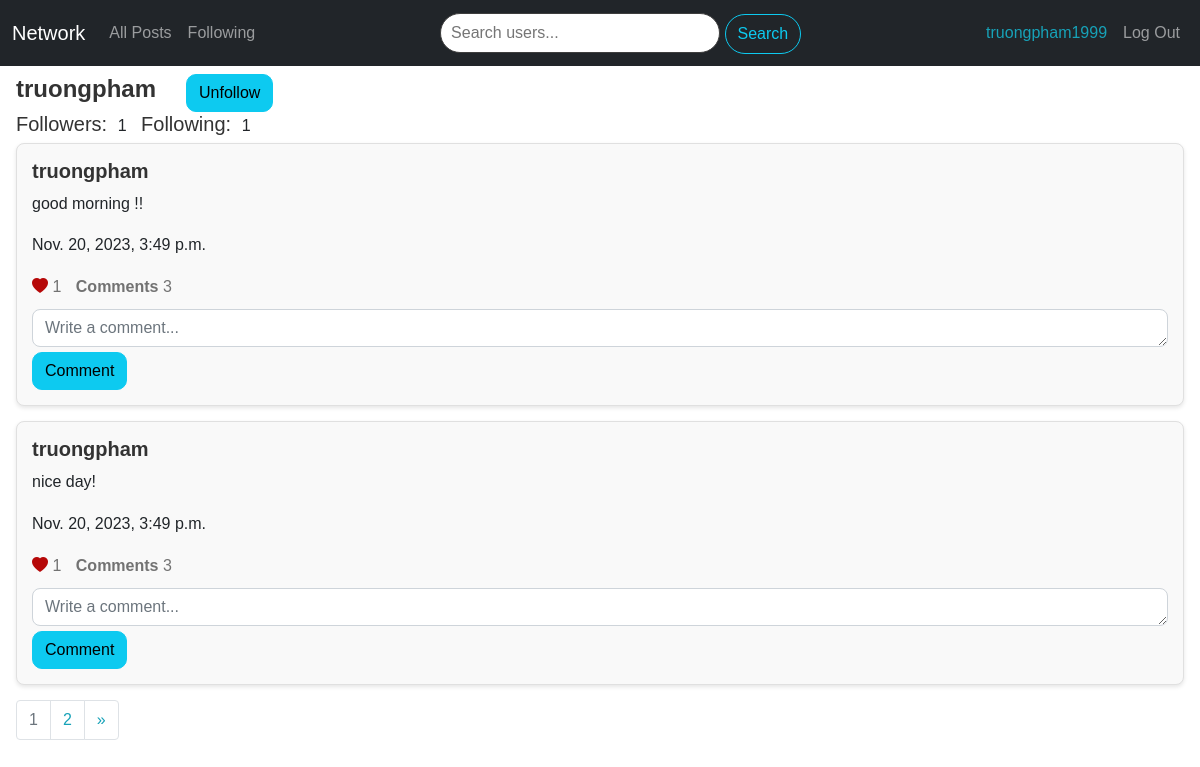
The app's page /profile/1 (signed in) with its own data.
### network/models.py (models this page shows, shortened)
class User(AbstractUser):
    pass

class Post(models.Model):
    content = models.CharField(max_length=1000)
    poster = models.ForeignKey(User, on_delete=models.CASCADE, related_name='posts')
    date = models.DateTimeField(auto_now_add=True)
    def like_count(self):
        return self.likes.count()
    def comment_count(self):
        return self.comments.count()
    def is_like_by_user(self, user):
        return self.likes.filter(liker=user).exists()

### network/views.py (the view)
# urls.py: path("profile/<int:user_id>", views.profile, name="profile"),
def profile(request, user_id):
    profile_user = User.objects.get(pk=user_id)
    posts = profile_user.posts.all().order_by('-date')
    followers_count = profile_user.followed.count()
    following_count = profile_user.followers.count()
    is_following = False
    if request.user.is_authenticated and request.user != profile_user:
        is_following = Follow.objects.filter(follower=request.user, followed=profile_user).exists()
        for post in posts:
            post.is_liked = post.is_like_by_user(request.user)
    posts, previous_page, next_page = paginate_posts(posts, request.GET.get('page'), 2)
    return render(request, "network/profile.html", {
        "profile_user": profile_user,
        "posts": posts,
        "previous_page": previous_page,
        "next_page": next_page,
        "is_following": is_following,
        "followers_count": followers_count,
        "following_count": following_count,
    })

### network/views.py (called while the page is built)
def paginate_posts(posts, page_number, posts_per_page):
    paginator = Paginator(posts, posts_per_page)
    page = page_number
    try:
        posts = paginator.page(page)
    except PageNotAnInteger:
        posts = paginator.page(1)
    except EmptyPage:
        posts = paginator.page(paginator.num.pages)
    previous_page = posts.previous_page_number() if posts.has_previous() else None
    next_page = posts.next_page_number() if posts.has_next() else None
    return posts, previous_page, next_page

### network/templates/network/profile.html (shortened to what this page needs)
{% extends "network/layout.html" %}
{% load static %}
{% block body %}
    <div class="mt-2 mx-3">
        <div class="flex-container">
            <div>
                <h4><strong>{{ profile_user.username }}</strong></h4>
            </div>
            <div>
                {% if user.is_authenticated and profile_user.id != user.id %}
                    <button id="follow-btn" data-user-id="{{ profile_user.id }}" data-follow="{{ is_following|yesno:'true,false' }}" data-csrf-token="{{ csrf_token }}" class="btn btn-info">
                        {% if not is_following %}
                            Follow
                        {% else %}
                            Unfollow
                        {% endif %}
                    </button>
                {% endif %}
            </div>
        </div>
        <div class="inline-style">
            <div class="inline-style">
                <h5>Followers: </h5><p id="followers-count">{{ followers_count }}</p>
            </div>
            <div class="inline-style">
                <h5>Following: </h5><p id="following-count">{{ following_count }}</p>
            </div>
        </div>
        {% for post in posts %}
            <div class="post-form mt-1 text-left" id="post-{{ post.id }}">
                <div class="flex-container-2">
                    <div>
                        <a href="{% url 'profile' post.poster.id %}"><h5><strong>{{ post.poster }}</strong></h5></a>
                    </div>
                </div>
                <p class="post-content">{{ post.content }}</p>
                <p>{{ post.date }}</p>
                <div class="like-div" id="like-container-{{ post.id }}">
                    <a href="javascript:void(0)" class="like-button {% if post.is_liked %}liked{% else %}unliked{% endif %}"
                    id="like-button-{{ post.id }}" data-post-id="{{ post.id }}" data-like="{{ post.is_liked|yesno:'true,false' }}">
                        <i class="bi bi-heart-fill"></i>
                    </a>
                    <span class="like-count" id="like-count-{{ post.id }}">{{ post.like_count }}</span>
                    <a href="javascript:void(0)" class="comment-link" data-post-id="{{ post.id }}">Comments</a>
                    <span class="comment-count" id="comment-count-{{ post.id }}">{{ post.comment_count }}</span>
                </div>
                <div id="comment-container-{{ post.id}}">
                    {% if user.is_authenticated %}
                        <textarea class="form-control comment-text" id="comment-text-{{ post.id }}" placeholder="Write a comment..." cols="70" rows="1"></textarea>
                        <button class="btn btn-info comment-btn" data-post-id="{{ post.id }}">Comment</button>
                    {% endif %}
                </div>
            </div>
        {% endfor %}
        <nav aria-label="Page navigation example">
            <ul class="pagination">
                <li class="page-item disabled"><span class="page-link color-type">{{ posts.number }}</span></li>
                {% if posts.has_next %}
                    <li class="page-item"><a class="page-link" style="color: #17a2b8;" href="?page={{ posts.next_page_number }}">{{ next_page }}</a></li>
                    <li class="page-item">
                        <a class="page-link" href="?page={{ posts.paginator.num_pages }}" aria-label="Next">
                            <span style="color: #17a2b8;" aria-hidden="true">&raquo;</span>
                        </a>
                    </li>
                {% endif %}
            </ul>
        </nav>
    </div>
{% endblock %}

### network/templates/network/layout.html (shortened to what this page needs)
{% load static %}
<!DOCTYPE html>
<html lang="en">
    <head>
        <link href="https://cdn.jsdelivr.net/npm/bootstrap@5.1.3/dist/css/bootstrap.min.css" rel="stylesheet">
        <link rel="stylesheet" href="https://cdn.jsdelivr.net/npm/bootstrap-icons@1.8.1/font/bootstrap-icons.css">
        <link href="{% static 'network/styles.css' %}" rel="stylesheet">
    </head>
    <body>
        <nav class="bg-light navbar navbar-expand-md navbar-dark bg-dark">
            <div class="container-fluid">
                <a class="navbar-brand" href="{% url 'index' %}">Network</a>
                <div class="collapse navbar-collapse justify-content-between" id="navbar">
                    <ul class="navbar-nav">
                        {% if user.is_authenticated %}
                            <li class="nav-item">
                                <a class="nav-link" href="{% url 'index' %}">All Posts</a>
                            </li>
                            <li class="nav-item">
                                <a class="nav-link" href="{% url 'following_page' %}">Following</a>
                            </li>
                        {% else %}
                            <li class="nav-item">
                                <a class="nav-link" href="{% url 'index' %}">All Posts</a>
                            </li>
                        {% endif %}
                    </ul>
                    <div class="navbar-nav">
                        <form action="{% url 'search_users' %}" method="GET" class="form-inline">
                            <input type="text" name="q" class="search-bar" placeholder="Search users..." />
                            <button type="submit" class="btn btn-outline-info ml-2">Search</button>
                        </form>
                    </div>
                    <ul class="navbar-nav">
                        {% if user.is_authenticated %}
                            <li class="nav-item">
                                <a class="nav-link" style="color: #17a2b8;" href="{% url 'profile' user.id %}">{{ user.username }}</a>
                            </li>
                            <li class="nav-item">
                                <a class="nav-link" href="{% url 'logout' %}">Log Out</a>
                            </li>
                        {% endif %}
                    </ul>
                </div>
            </div>
        </nav>
        <div class="body">
            {% block body %}
            {% endblock %}
        </div>
    </body>
</html>

### network/static/network/styles.css (style rules this page uses)
.post-form { border: 2px solid #ccc; padding: 10px; margin-bottom: 10px; border-radius: 7px; }
.color-type { color: grey; }
.inline-style h5, .inline-style p , .inline-style div { display: inline; margin-right: 5px; }
.flex-container { display: flex; flex-direction: row; gap: 30px; }
.flex-container-2 { display: flex; flex-direction: row; justify-content: space-between; }
.liked { color: #b60808; cursor: pointer; }
.like-count { display: inline; color: #727272; }
.comment-count { display: inline; color: #727272; }
.comment-link { display: inline; margin-left: 10px; color: #727272; font-weight: 550; }
.like-div { margin-bottom: 10px; }
.comment-text { margin-bottom: 5px; }
.post-form { background-color: #f9f9f9; border: 1px solid #e0e0e0; padding: 15px; margin-bottom: 15px; border-radius: 8px; box-shadow: 0 2px 4px rgba(0, 0, 0, 0.1); }
body { font-family: 'Arial', sans-serif; }
h2, h4, h5, strong { color: #333; }
a { text-decoration: none; }
.form-control { border-radius: 8px; }
.flex-container, .flex-container-2 { align-items: center; }
.search-bar { margin-bottom: 5px; margin-top: 5px; border: 1px solid #3e3e3e; border-radius: 25px; height: 40px; width: 280px; font-size: 16px; padding: 5px 10px; }
.btn-outline-info { height: 40px; border-radius: 25px; }
.btn-info { font-size: 16px; border-radius: 10px; }
body { font-size: 16px; line-height: 1.6; }

### records on screen
User: username "truongpham1999"
User: username "truongpham"
Post: poster "truongpham", content "good morning !!", date "Nov. 20, 2023, 3:49 p.m.", like_count "1", comment_count "3", id "Write a comment..."
Post: poster "truongpham", content "nice day!", date "Nov. 20, 2023, 3:49 p.m.", like_count "1", comment_count "3", id "Write a comment..."

### other values on screen
{{ followers_count }} "1"
{{ following_count }} "1"
{{ posts.number }} "1"
{{ next_page }} "2"
